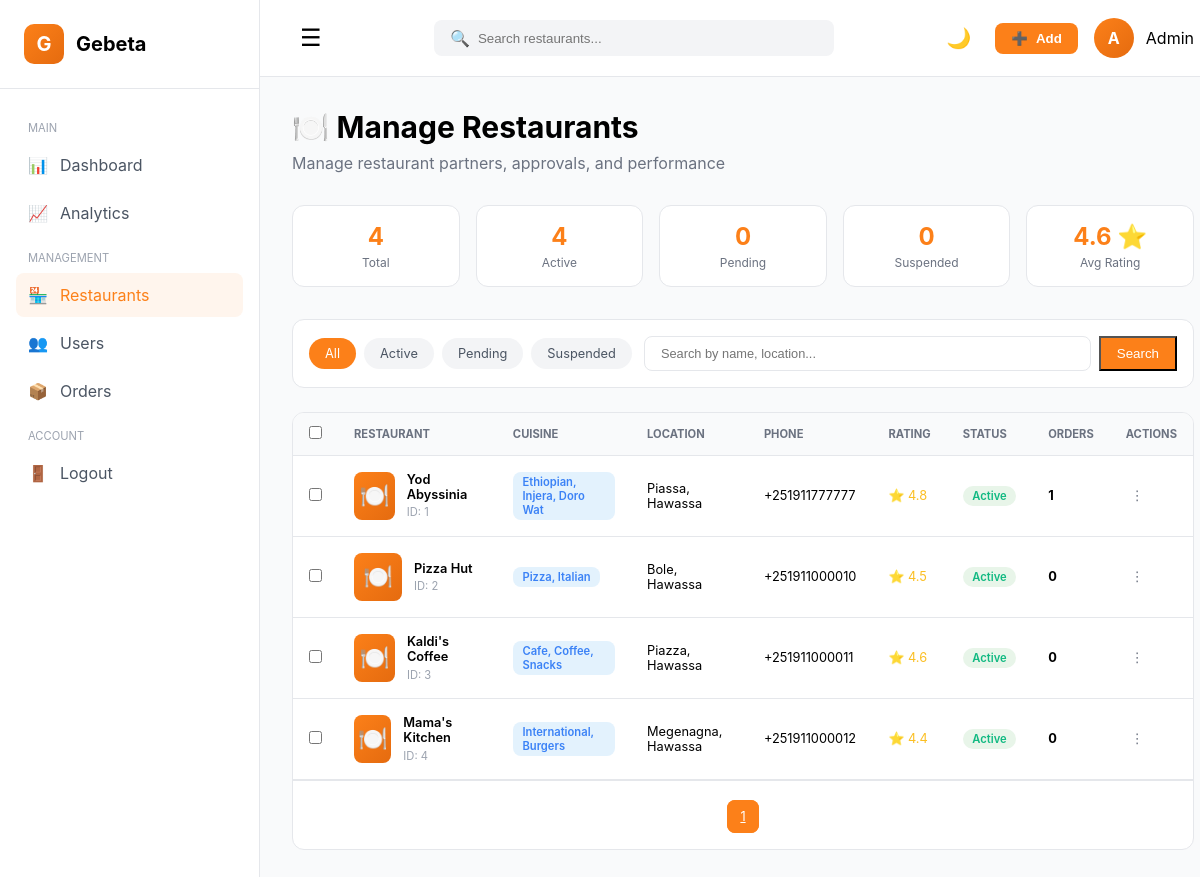
The page /admin/restaurants.php (signed in) on the database its author committed.
### tables this page shows
CREATE TABLE restaurants (
    id INT PRIMARY KEY AUTO_INCREMENT,
    user_id INT NOT NULL,
    name VARCHAR(150) NOT NULL,
    description TEXT,
    cuisine_type VARCHAR(200),
    location VARCHAR(200) NOT NULL,
    phone VARCHAR(20) NOT NULL,
    opening_time TIME,
    closing_time TIME,
    image VARCHAR(255),
    rating DECIMAL(2,1) DEFAULT 0.0,
    status ENUM('pending', 'active', 'suspended') DEFAULT 'pending',
    latitude DECIMAL(10,8) DEFAULT NULL,
    longitude DECIMAL(11,8) DEFAULT NULL,
    delivery_time VARCHAR(50) DEFAULT NULL,
    delivery_fee DECIMAL(10,2) DEFAULT 0.00,
    created_at TIMESTAMP DEFAULT CURRENT_TIMESTAMP,
    FOREIGN KEY (user_id) REFERENCES users(id) ON DELETE CASCADE,
    INDEX idx_location (latitude, longitude)
);

### admin/restaurants.php (the view, shortened to what this page needs)
<?php
require_once __DIR__ . '/../includes/db.php';
$filter = $_GET['filter'] ?? 'all';
$search = $_GET['search'] ?? '';
$page = isset($_GET['page']) ? (int)$_GET['page'] : 1;
$limit = 10;
$offset = ($page - 1) * $limit;
$query = 'SELECT r.*, COALESCE(COUNT(o.id), 0) as order_count FROM restaurants r LEFT JOIN orders o ON r.id = o.restaurant_id WHERE 1=1';
$countQuery = 'SELECT COUNT(*) FROM restaurants WHERE 1=1';
$params = [];
$query .= ' GROUP BY r.id ORDER BY r.created_at DESC LIMIT :limit OFFSET :offset';
$stmt = $pdo->prepare($countQuery);
$stmt->execute($params);
$totalRestaurants = $stmt->fetchColumn();
$totalPages = ceil($totalRestaurants / $limit);
$stmt = $pdo->prepare($query);
$stmt->bindValue(':limit', $limit, PDO::PARAM_INT);
$stmt->bindValue(':offset', $offset, PDO::PARAM_INT);
$stmt->execute();
$restaurants = $stmt->fetchAll(PDO::FETCH_ASSOC);
$stmt = $pdo->query("SELECT COUNT(*) FROM restaurants WHERE status = 'active'");
$activeCount = $stmt->fetchColumn();
$stmt = $pdo->query("SELECT COUNT(*) FROM restaurants WHERE status = 'pending'");
$pendingCount = $stmt->fetchColumn();
$stmt = $pdo->query("SELECT COUNT(*) FROM restaurants WHERE status = 'suspended'");
$suspendedCount = $stmt->fetchColumn();
$stmt = $pdo->query("SELECT COUNT(*) FROM restaurants");
$totalAll = $stmt->fetchColumn();
$stmt = $pdo->query("SELECT AVG(rating) FROM restaurants WHERE rating > 0");
$avgRating = $stmt->fetchColumn() ?: 0;
?>
<!DOCTYPE html>
<html lang="en">
<head>
</head>
<body id="adminThemeRoot">
    <div class="admin-container">
        <aside class="sidebar" id="sidebar">
            <div class="sidebar-header">
                <div class="sidebar-logo">G</div>
                <div class="sidebar-title">Gebeta</div>
            </div>
            <nav class="sidebar-nav">
                <div class="nav-section-title">MAIN</div>
                <a href="/admin/dashboard.php" class="nav-item"><span>📊</span><span>Dashboard</span></a>
                <a href="/admin/analytics.php" class="nav-item"><span>📈</span><span>Analytics</span></a>
                <div class="nav-section-title">MANAGEMENT</div>
                <a href="/admin/restaurants.php" class="nav-item active"><span>🏪</span><span>Restaurants</span></a>
                <a href="/admin/users.php" class="nav-item"><span>👥</span><span>Users</span></a>
                <a href="/admin/orders.php" class="nav-item"><span>📦</span><span>Orders</span></a>
                <div class="nav-section-title">ACCOUNT</div>
                <a href="/logout.php" class="nav-item"><span>🚪</span><span>Logout</span></a>
            </nav>
        </aside>
        <main class="main-content" id="mainContent">
            <header class="top-header">
                <div class="header-left">
                    <button class="sidebar-toggle" id="sidebarToggle">☰</button>
                </div>
                <div class="search-box">
                    <span>🔍</span>
                    <input type="text" id="globalSearch" placeholder="Search restaurants...">
                </div>
                <div class="header-actions">
                    <button class="theme-toggle" id="themeToggle">🌙</button>
                    <button class="add-btn" onclick="openAddRestaurantModal()">
                        <span>➕</span>
                        <span>Add</span>
                    </button>
                    <div class="user-badge">
                        <div class="user-avatar">A</div>
                        <span>Admin</span>
                    </div>
                </div>
            </header>
            <div class="content-area">
                <h1 class="page-title">🍽️ Manage Restaurants</h1>
                <p class="page-subtitle">Manage restaurant partners, approvals, and performance</p>
                <div class="stats-grid">
                    <div class="stat-card"><div class="stat-value"><?= $totalAll ?></div><div class="stat-label">Total</div></div>
                    <div class="stat-card"><div class="stat-value"><?= $activeCount ?></div><div class="stat-label">Active</div></div>
                    <div class="stat-card"><div class="stat-value"><?= $pendingCount ?></div><div class="stat-label">Pending</div></div>
                    <div class="stat-card"><div class="stat-value"><?= $suspendedCount ?></div><div class="stat-label">Suspended</div></div>
                    <div class="stat-card"><div class="stat-value"><?= number_format($avgRating, 1) ?> ⭐</div><div class="stat-label">Avg Rating</div></div>
                </div>
                <div class="filter-bar">
                    <div class="filter-tabs">
                        <a href="?filter=all" class="filter-tab <?= $filter === 'all' ? 'active' : '' ?>">All</a>
                        <a href="?filter=active" class="filter-tab <?= $filter === 'active' ? 'active' : '' ?>">Active</a>
                        <a href="?filter=pending" class="filter-tab <?= $filter === 'pending' ? 'active' : '' ?>">Pending</a>
                        <a href="?filter=suspended" class="filter-tab <?= $filter === 'suspended' ? 'active' : '' ?>">Suspended</a>
                    </div>
                    <form method="GET" action="" style="display: flex; gap: 0.5rem; flex: 1;">
                        <input type="text" name="search" class="search-input" placeholder="Search by name, location..." value="<?= htmlspecialchars($search) ?>">
                        <button type="submit" class="btn-primary" style="padding: 0.5rem 1rem;">Search</button>
                    </form>
                </div>
                <div class="data-table-container">
                    <?php if (empty($restaurants)): ?>
                        <div class="empty-state">No restaurants found</div>
                    <?php else: ?>
                        <table class="data-table">
                            <thead>
                                <tr>
                                    <th class="checkbox-cell"><input type="checkbox" id="selectAll" onchange="toggleSelectAll(this)"></th>
                                    <th>Restaurant</th>
                                    <th>Cuisine</th>
                                    <th>Location</th>
                                    <th>Phone</th>
                                    <th>Rating</th>
                                    <th>Status</th>
                                    <th>Orders</th>
                                    <th>Actions</th>
                                </tr>
                            </thead>
                            <tbody>
                                <?php foreach ($restaurants as $restaurant): ?>
                                <tr id="restaurant-row-<?= $restaurant['id'] ?>">
                                    <td class="checkbox-cell"><input type="checkbox" class="row-checkbox" value="<?= $restaurant['id'] ?>" onchange="updateBulkActions()"></td>
                                    <td>
                                        <div class="restaurant-info">
                                            <div class="restaurant-avatar">🍽️</div>
                                            <div>
                                                <div class="restaurant-name"><?= htmlspecialchars($restaurant['name']) ?></div>
                                                <div class="restaurant-id">ID: <?= $restaurant['id'] ?></div>
                                            </div>
                                        </div>
                                    </td>
                                    <td><span class="cuisine-badge"><?= htmlspecialchars($restaurant['cuisine_type']) ?></span></td>
                                    <td><?= htmlspecialchars($restaurant['location']) ?></td>
                                    <td><?= htmlspecialchars($restaurant['phone'] ?? 'N/A') ?></td>
                                    <td>
                                        <div class="rating-cell">
                                            <span class="stars">⭐ <?= number_format($restaurant['rating'], 1) ?></span>
                                        </div>
                                    </td>
                                    <td><span class="status-badge <?= $restaurant['status'] ?>"><?= ucfirst($restaurant['status']) ?></span></td>
                                    <td><strong><?= $restaurant['order_count'] ?></strong></td>
                                    <td>
                                        <div class="action-menu">
                                            <button class="action-btn" onclick="toggleActionMenu(this)">⋮</button>
                                        </div>
                                    </td>
                                </tr>
                                <?php endforeach; ?>
                            </tbody>
                        </table>
                        <div class="pagination">
                            <div class="page-numbers">
                                <?php for($i = 1; $i <= min(5, $totalPages); $i++): ?>
                                    <a href="?page=<?= $i ?>&filter=<?= $filter ?>&search=<?= urlencode($search) ?>" class="page-number <?= $i === $page ? 'active' : '' ?>"><?= $i ?></a>
                                <?php endfor; ?>
                            </div>
                        </div>
                    <?php endif; ?>
                </div>
            </div>
        </main>
    </div>
</body>
</html>

### rows shown on the page
restaurants: name "Yod Abyssinia", id "1", cuisine_type "Ethiopian, Injera, Doro Wat", location "Piassa, Hawassa", phone "+251911777777", rating "4.8", status "Active", order_count "1"
restaurants: name "Pizza Hut", id "2", cuisine_type "Pizza, Italian", location "Bole, Hawassa", phone "+251911000010", rating "4.5", status "Active", order_count "0"
restaurants: name "Kaldi's Coffee", id "3", cuisine_type "Cafe, Coffee, Snacks", location "Piazza, Hawassa", phone "+251911000011", rating "4.6", status "Active", order_count "0"
restaurants: name "Mama's Kitchen", id "4", cuisine_type "International, Burgers", location "Megenagna, Hawassa", phone "+251911000012", rating "4.4", status "Active", order_count "0"

### other values the page prints
$totalAll "4"
$activeCount "4"
$pendingCount "0"
$suspendedCount "0"
$avgRating "4.6"
